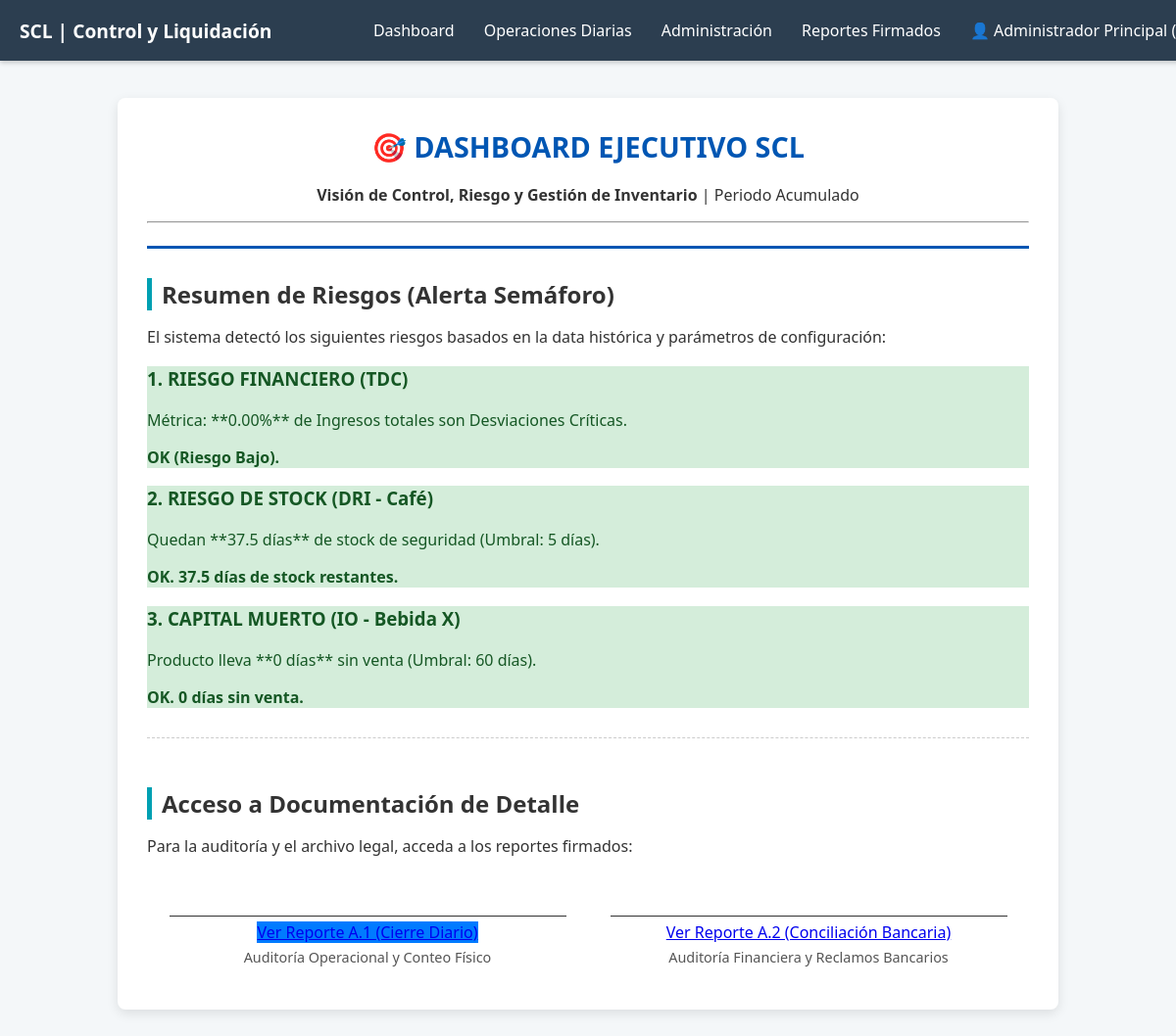
Page /dashboard.php (signed in) on the earlier database version.
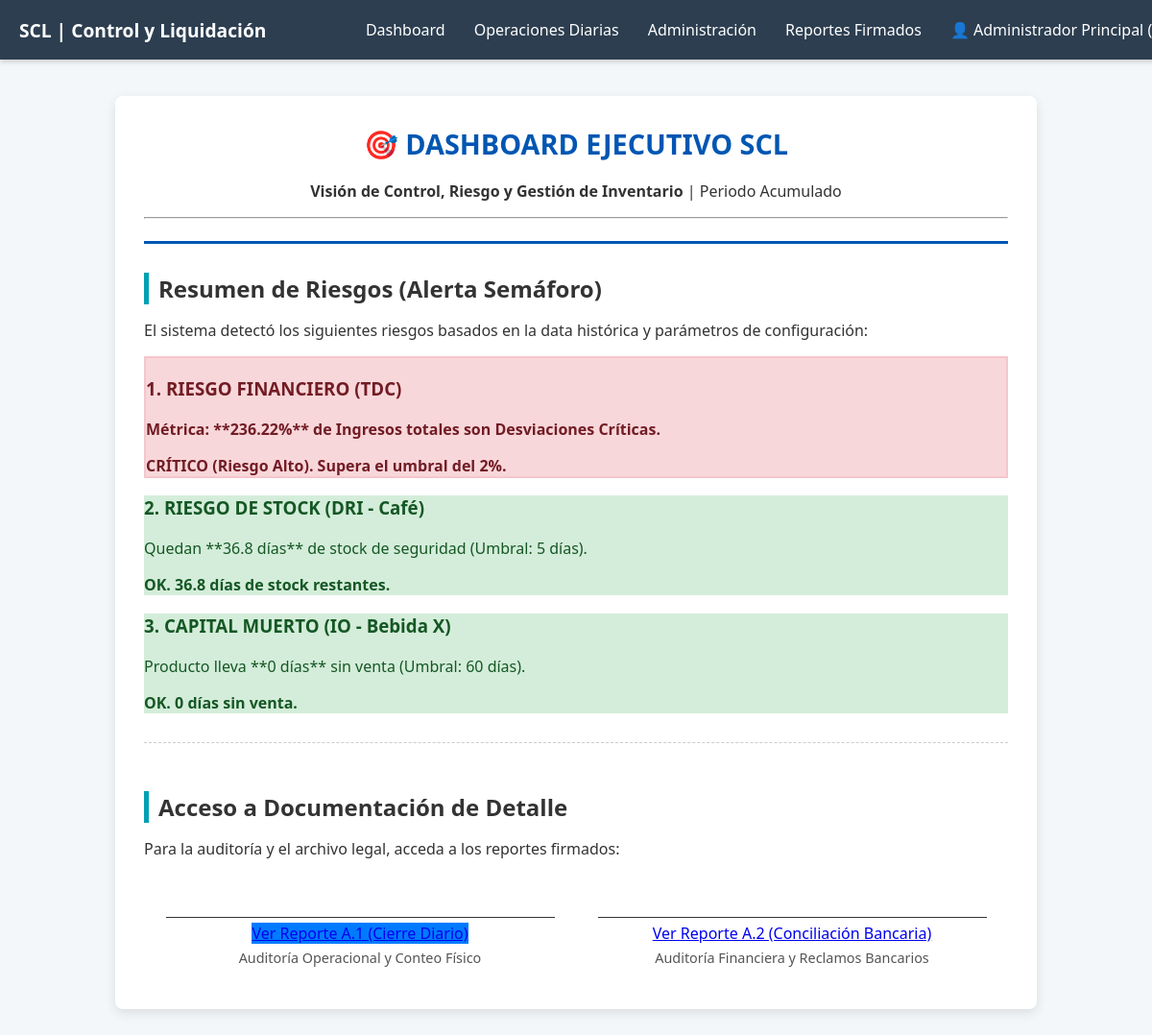
Same page on the later database version.
### tables this page shows
CREATE TABLE `parametros_negocio` (
  `id_parametro` int(11) NOT NULL,
  `umbral_tolerancia_efectivo` decimal(5,2) NOT NULL DEFAULT 5.00,
  `umbral_conciliacion_bancaria` decimal(5,2) NOT NULL DEFAULT 2.00,
  `efectivo_requiere_conteo_inicial` tinyint(1) NOT NULL DEFAULT 1
);

CREATE TABLE `inventario` (
  `id_producto` int(11) NOT NULL,
  `nombre_producto` varchar(255) NOT NULL,
  `stock_actual` int(11) NOT NULL DEFAULT 0,
  `costo_unitario` decimal(10,2) NOT NULL,
  `ultima_venta_fecha` date DEFAULT NULL,
  `proveedor` varchar(255) DEFAULT NULL,
  `fecha_registro` timestamp NOT NULL DEFAULT current_timestamp()
);

### dashboard.php (the view, shortened to what this page needs)
<?php
include 'includes/db_connect.php';
$pagina_activa = 'dashboard';
$fecha_actual = date('Y-m-d');
$sql_params = "SELECT umbral_tolerancia_efectivo, umbral_conciliacion_bancaria FROM parametros_negocio WHERE id_parametro = 1";
$resultado_params = $conn->query($sql_params);
if (!$resultado_params || $resultado_params->num_rows === 0) {
    $params_db = ['umbral_tolerancia_efectivo' => 5.0, 'umbral_conciliacion_bancaria' => 2.0];
} else {
    $params_db = $resultado_params->fetch_assoc();
}
$umbral_riesgo_tdc = $params_db['umbral_conciliacion_bancaria'] / 100;
$dias_stock_seguridad = 5;
$dias_obsolescencia = 60;
$sql_total_ventas = "SELECT SUM(monto_venta) AS total_general FROM transacciones WHERE es_egreso = 0";
$resultado_ventas = $conn->query($sql_total_ventas);
$total_ventas = ($resultado_ventas && $resultado_ventas->num_rows > 0) ? $resultado_ventas->fetch_assoc()['total_general'] : 0;
$total_descuadre_critico_sim = 75.00;
$tdc = ($total_ventas > 0) ? ($total_descuadre_critico_sim / $total_ventas) : 0;
$tdc_porcentaje = $tdc * 100;
if ($tdc > $umbral_riesgo_tdc) {
    $alerta_tdc = 'alerta-roja';
    $mensaje_tdc = "CRÍTICO (Riesgo Alto). Supera el umbral del " . ($umbral_riesgo_tdc * 100) . "%.";
} else {
    $alerta_tdc = 'alerta-verde';
    $mensaje_tdc = "OK (Riesgo Bajo).";
}
$sql_stock = "SELECT stock_actual FROM inventario WHERE id_producto = 1";
$resultado_stock = $conn->query($sql_stock);
$datos_stock = ($resultado_stock && $resultado_stock->num_rows > 0) ? $resultado_stock->fetch_assoc() : ['stock_actual' => 0];
$stock_actual = $datos_stock['stock_actual'] ?? 0;
$promedio_venta_diaria = 4;
$dri = ($promedio_venta_diaria > 0) ? ($stock_actual / $promedio_venta_diaria) : 0;
if ($dri < $dias_stock_seguridad) {
    $alerta_dri = 'alerta-roja';
    $mensaje_dri = "CRÍTICO (Quiebre Inminente). Quedan " . number_format($dri, 1) . " días. Comprar URGENTE.";
} else {
    $alerta_dri = 'alerta-verde';
    $mensaje_dri = "OK. " . number_format($dri, 1) . " días de stock restantes.";
}
$sql_obsolescencia = "SELECT nombre_producto, ultima_venta_fecha FROM inventario WHERE id_producto = 2";
$resultado_obsolescencia = $conn->query($sql_obsolescencia);
$datos_obsolescencia = ($resultado_obsolescencia && $resultado_obsolescencia->num_rows > 0) ? $resultado_obsolescencia->fetch_assoc() : ['ultima_venta_fecha' => $fecha_actual, 'nombre_producto' => 'N/A'];
$fecha_ultima_venta = $datos_obsolescencia['ultima_venta_fecha'] ?? $fecha_actual;
$diff = date_diff(date_create($fecha_ultima_venta), date_create($fecha_actual));
$dias_inactividad = $diff->days;
if ($dias_inactividad > $dias_obsolescencia) {
    $alerta_io = 'alerta-roja';
    $mensaje_io = "ALERTA (Inventario Muerto). $dias_inactividad días sin venta. Liquidar.";
} else {
    $alerta_io = 'alerta-verde';
    $mensaje_io = "OK. $dias_inactividad días sin venta.";
}
?>
<!DOCTYPE html>
<html lang="es">
<head>
    <link rel="stylesheet" href="css/style.css">
</head>
<body>
    <?php include 'includes/menu.php'; ?>
    <div class="report-container">
        <header class="report-header">
            <h1>🎯 DASHBOARD EJECUTIVO SCL</h1>
            <p><strong>Visión de Control, Riesgo y Gestión de Inventario</strong> | Periodo Acumulado</p>
            <hr>
        </header>
        <h2>Resumen de Riesgos (Alerta Semáforo)</h2>
        <p>El sistema detectó los siguientes riesgos basados en la data histórica y parámetros de configuración:</p>
        <div class="kpi-grid">
            <div class="kpi-card <?php echo $alerta_tdc; ?>">
                <h3>1. RIESGO FINANCIERO (TDC)</h3>
                <p>Métrica: **<?php echo number_format($tdc_porcentaje, 2); ?>%** de Ingresos totales son Desviaciones Críticas.</p>
                <strong><?php echo $mensaje_tdc; ?></strong>
            </div>
            <div class="kpi-card <?php echo $alerta_dri; ?>">
                <h3>2. RIESGO DE STOCK (DRI - Café)</h3>
                <p>Quedan **<?php echo number_format($dri, 1); ?> días** de stock de seguridad (Umbral: <?php echo $dias_stock_seguridad; ?> días).</p>
                <strong><?php echo $mensaje_dri; ?></strong>
            </div>
            <div class="kpi-card <?php echo $alerta_io; ?>">
                <h3>3. CAPITAL MUERTO (IO - Bebida X)</h3>
                <p>Producto lleva **<?php echo $dias_inactividad; ?> días** sin venta (Umbral: <?php echo $dias_obsolescencia; ?> días).</p>
                <strong><?php echo $mensaje_io; ?></strong>
            </div>
        </div>
        <section class="links-acceso cierre-final">
            <h2>Acceso a Documentación de Detalle</h2>
            <p>Para la auditoría y el archivo legal, acceda a los reportes firmados:</p>
            <div class="firmas">
                <div class="firma-box">
                    <a href="reporte_a1.php" class="button button-a1">Ver Reporte A.1 (Cierre Diario)</a>
                    <p>Auditoría Operacional y Conteo Físico</p>
                </div>
                <div class="firma-box">
                    <a href="reporte_a2.php" class="button button-a2">Ver Reporte A.2 (Conciliación Bancaria)</a>
                    <p>Auditoría Financiera y Reclamos Bancarios</p>
                </div>
            </div>
        </section>
    </div>
</body>
</html>

### includes/menu.php (shortened to what this page needs)
<?php
$base_path = '';
$logged_in = isset($_SESSION['user_id']);
$user_display = $logged_in ?
    ($_SESSION['user_full_name'] . ' (' . $_SESSION['user_role'] . ')') :
    'Invitado';
?>
<nav class="main-menu">
    <div class="logo">SCL | Control y Liquidación</div>
    <ul>
        <li><a href="<?php echo $base_path; ?>index.php" class="<?php echo ($pagina_activa === 'dashboard' ? 'active' : ''); ?>">Dashboard</a></li>
        <li class="dropdown">
            <a href="#">Operaciones Diarias</a>
        </li>
        <li class="dropdown">
            <a href="#">Administración</a>
        </li>
        <li class="dropdown">
            <a href="#">Reportes Firmados</a>
        </li>
        <li class="dropdown" style="margin-left: auto;">
            <a href="#">👤 <?php echo $user_display; ?></a>
        </li>
    </ul>
</nav>

### css/style.css (style rules this page uses)
body { font-family: 'Segoe UI', Tahoma, Geneva, Verdana, sans-serif; background-color: #f4f7f9; margin: 0; padding: 20px; color: #333; }
.report-container { max-width: 900px; margin: 20px auto; background-color: #ffffff; box-shadow: 0 4px 12px rgba(0, 0, 0, 0.1); padding: 30px; border-radius: 8px; }
.report-header { text-align: center; padding-bottom: 15px; border-bottom: 3px solid #0056b3; margin-bottom: 25px; }
.report-header h1 { color: #0056b3; font-size: 1.8em; margin-top: 0; }
h2 { border-left: 5px solid #00a0b2; padding-left: 10px; color: #333; margin-top: 30px; margin-bottom: 15px; }
.alerta-roja { background-color: #f8d7da; font-weight: bold; color: #721c24; border: 2px solid #f5c6cb; }
.alerta-verde { background-color: #d4edda; color: #155724; }
.cierre-final { text-align: left; padding-top: 20px; margin-top: 30px; border-top: 1px dashed #ccc; }
.firmas { display: flex; justify-content: space-around; margin-top: 60px; }
.firma-box { width: 45%; text-align: center; border-top: 1px solid #333; padding-top: 5px; }
.firma-box p { margin-top: 5px; font-size: 0.9em; color: #555; }
.main-menu { background-color: #2c3e50; color: white; padding: 10px 20px; display: flex; justify-content: space-between; align-items: center; position: fixed; top: 0; left: 0; width: 100%; z-index: 1000; box-shadow: 0 2px 5px rgba(0, 0, 0, 0.2); }
.main-menu .logo { font-weight: bold; font-size: 1.2em; }
.main-menu ul { list-style: none; margin: 0; padding: 0; display: flex; }
.main-menu ul li { position: relative; padding: 0 15px; }
.main-menu ul li a { color: white; text-decoration: none; padding: 10px 0; display: block; transition: color 0.3s; }
.report-container { margin-top: 80px; }
.button-a1 { background-color: #007bff; }

Differences in the rows shown:
computed for parametros_negocio: umbral_conciliacion_bancaria "OK (Riesgo Bajo)." → "CRÍTICO (Riesgo Alto). Supera el umbral del 2%."
changed inventario: stock_actual "37.5" → "36.8"; stock_actual "OK. 37.5 días de stock restantes." → "OK. 36.8 días de stock restantes."
Other differences:
$tdc_porcentaje: "0.00" → "236.22"
